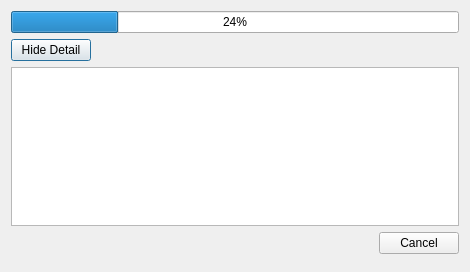
<?xml version="1.0" encoding="UTF-8"?>
<ui version="4.0">
 <class>ProgressDialog</class>
 <widget class="QDialog" name="ProgressDialog">
  <property name="geometry">
   <rect>
    <x>0</x>
    <y>0</y>
    <width>470</width>
    <height>272</height>
   </rect>
  </property>
  <property name="windowTitle">
   <string>Processing</string>
  </property>
  <property name="windowIcon">
   <iconset resource="../image.qrc">
    <normaloff>:/new/prefix1/image/icon-daun-biru.png</normaloff>:/new/prefix1/image/icon-daun-biru.png</iconset>
  </property>
  <layout class="QGridLayout" name="gridLayout">
   <item row="0" column="0">
    <layout class="QVBoxLayout" name="verticalLayout">
     <item>
      <widget class="QProgressBar" name="progressBar">
       <property name="value">
        <number>24</number>
       </property>
      </widget>
     </item>
     <item>
      <layout class="QHBoxLayout" name="horizontalLayout_2">
       <item>
        <widget class="QPushButton" name="pbDetail">
         <property name="text">
          <string>Hide Detail</string>
         </property>
        </widget>
       </item>
       <item>
        <spacer name="horizontalSpacer_2">
         <property name="orientation">
          <enum>Qt::Horizontal</enum>
         </property>
         <property name="sizeHint" stdset="0">
          <size>
           <width>40</width>
           <height>20</height>
          </size>
         </property>
        </spacer>
       </item>
      </layout>
     </item>
     <item>
      <widget class="QTextEdit" name="Description"/>
     </item>
     <item>
      <layout class="QHBoxLayout" name="horizontalLayout">
       <item>
        <spacer name="horizontalSpacer">
         <property name="orientation">
          <enum>Qt::Horizontal</enum>
         </property>
         <property name="sizeHint" stdset="0">
          <size>
           <width>40</width>
           <height>20</height>
          </size>
         </property>
        </spacer>
       </item>
       <item>
        <widget class="QPushButton" name="pbCancel">
         <property name="text">
          <string>Cancel</string>
         </property>
        </widget>
       </item>
      </layout>
     </item>
    </layout>
   </item>
   <item row="1" column="0">
    <spacer name="verticalSpacer">
     <property name="orientation">
      <enum>Qt::Vertical</enum>
     </property>
     <property name="sizeHint" stdset="0">
      <size>
       <width>20</width>
       <height>40</height>
      </size>
     </property>
    </spacer>
   </item>
  </layout>
 </widget>
 <resources>
  <include location="../image.qrc"/>
 </resources>
 <connections/>
</ui>
